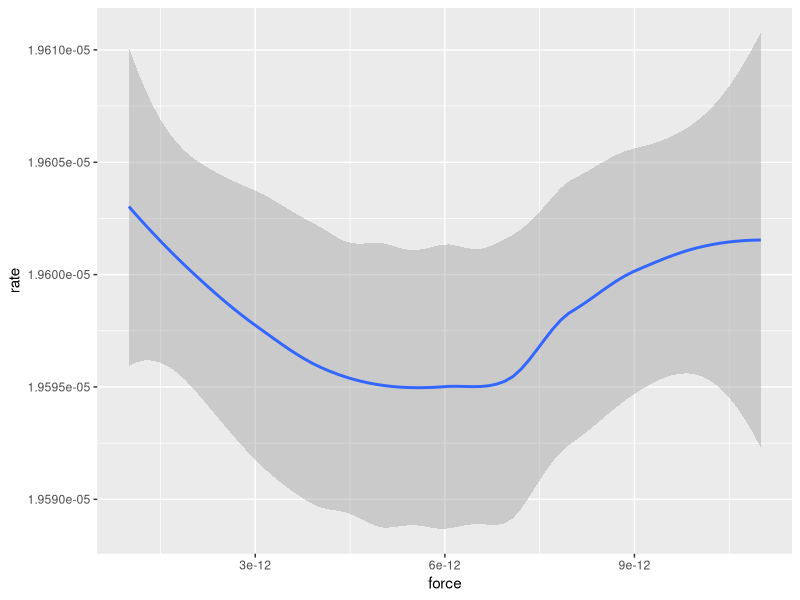

Here is the R script that generated this plot:

#### code to summarise and plot data from p03_pratik.cpp output ####
#' output file is data_p03_pratik.csv

#'verify working directory and load libs
getwd()
setwd("~/git/cpp_biol_course/")
library(tidyverse)

#'read in data and summarise mean elongation rate
data = read_csv("data_p03_pratik.csv") %>% 
  mutate(rate = (length_final - length_start)/time_steps)
head(data)
dim(data)

#'plot elongation rate (velocity) ~ force

force_stall = 13*(1.385e-23)*298*log(200/50)/(8e-9)

force_stall

ggplot(data, aes(x = force, y = rate)) + geom_smooth()
